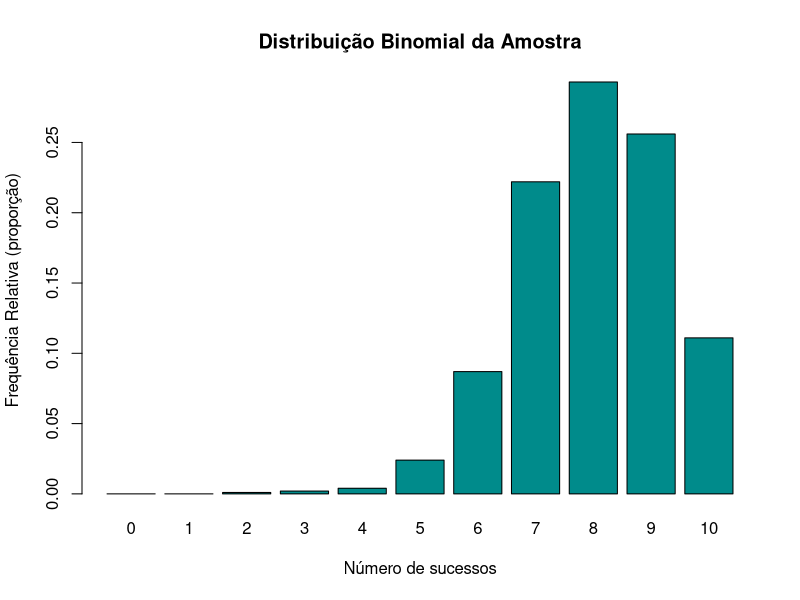
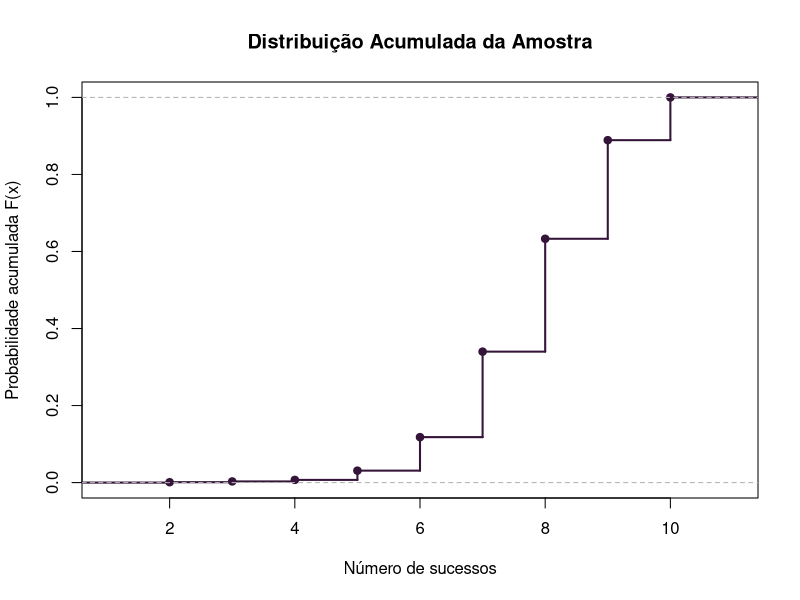
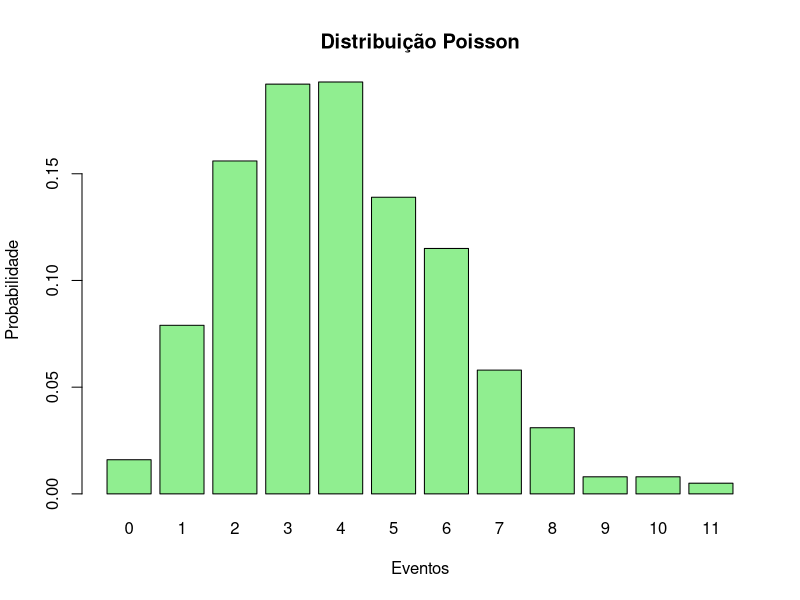
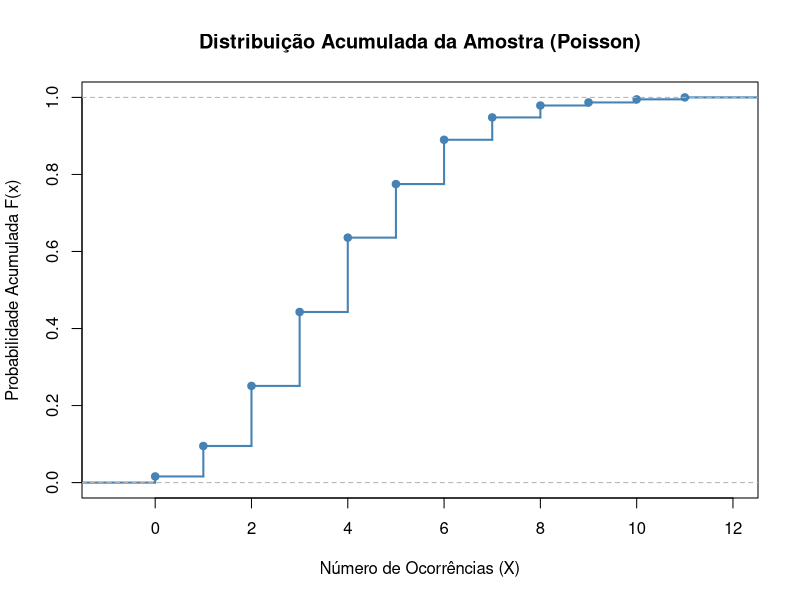
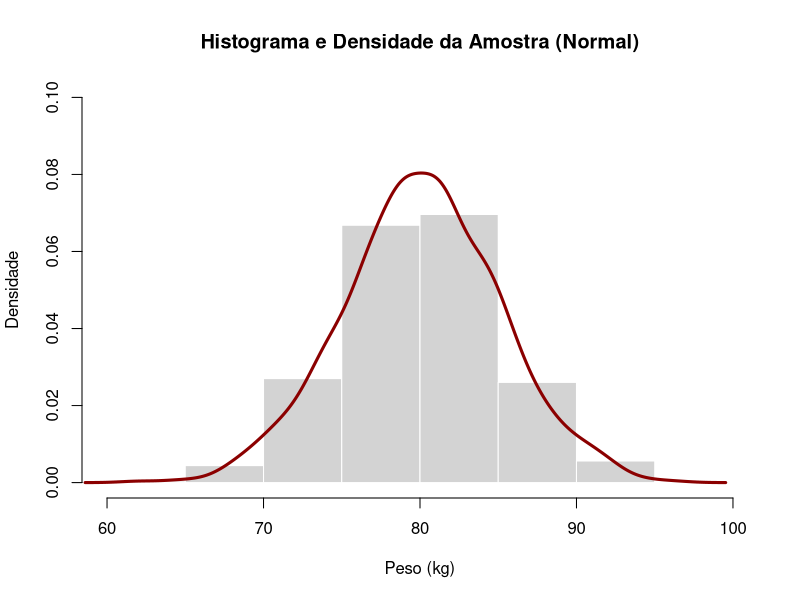

The R script that drew these images, in order: (Note: this script raises an error after producing the figures.)
# Questão 1 - Distribuição Binomial

#GERAR A AMOSTRA E DEFINIÇÃO DOS PARÂMETROS
x_amostra <- 1000
ensaios <- 10
prob_sucessos <- 0.8

#Amostra Binomial 
amostra <- rbinom(n = x_amostra, size = ensaios, prob = prob_sucessos)
amostra

tabela_proporcoes <- table(factor(amostra, levels = 0:ensaios)) / x_amostra

#GRÁFICO 1: DISTRIBUIÇÃO DA AMOSTRA (Frequência Relativa)
barplot(tabela_proporcoes,
        main = "Distribuição Binomial da Amostra", 
        xlab = "Número de sucessos", 
        ylab = "Frequência Relativa (proporção)",
        col = "#008B8B",
        border = "black")

# GRÁFICO 2: DISTRIBUIÇÃO ACUMULADA DA AMOSTRA

acumulada_empirica <- ecdf(amostra)

plot(acumulada_empirica,
     main = "Distribuição Acumulada da Amostra",
     xlab = "Número de sucessos",
     ylab = "Probabilidade acumulada F(x)",
     col = "#341539",
     lwd = 2, 
     verticals = TRUE,
     do.points = TRUE)

# ---------------------------------------------------------------------------------------------------------------
# Questão 2

# parâmetros
y <- 1000
media_lambda <- 4

# gerando amostra poisson
amostra_pois <- rpois(n = y, lambda = media_lambda)
amostra_pois

# FREQUÊNCIA RELATIVA - DISTRIBUIÇÃO DA AMOSTRA
limite_superior <- max(amostra_pois)

tabela_proporcoes <- table(factor(amostra_pois, levels = 0:limite_superior)) / y

# gráfico distribuição Poisson
barplot(tabela_proporcoes,
        col = "lightgreen",
        main = "Distribuição Poisson",
        xlab = "Eventos",
        ylab = "Probabilidade")

# GRÁFICO - Distribuição acumulada
acumulada_empirica <- ecdf(amostra_pois)

plot(acumulada_empirica, 
     main = "Distribuição Acumulada da Amostra (Poisson)",
     xlab = "Número de Ocorrências (X)", 
     ylab = "Probabilidade Acumulada F(x)",
     col = "#4682B4",
     lwd = 2,
     verticals = TRUE, 
     do.points = TRUE)


# Questão 3

# DEFINIÇÃO DOS PARÂMETROS
n_amostra <- 1000  
media     <- 80    
desvio    <- 5

# GERAR A AMOSTRA NORMAL
amostra_normal <- rnorm(n = n_amostra, mean = media, sd = desvio)
amostra_normal


# HISTOGRAMA E CURVA DE DENSIDADE (Tudo no mesmo gráfico)
hist(amostra_normal, 
     prob = TRUE,
     main = "Histograma e Densidade da Amostra (Normal)",
     xlab = "Peso (kg)", 
     ylab = "Densidade",
     col = "lightgray", 
     border = "white",
     ylim = c(0, 0.1))

# Densidade empírica dos dados da amostra
densidade_amostra <- density(amostra_normal)

lines(densidade_amostra, 
      col = "darkred", 
      lwd = 3)

#Questão 4

# Parâmetros
n_relatorios <- 20
p_acerto <- 0.85
meta_acertos <- 20 * 0.80 

# Cálculo da probabilidade de P(X >= 16)
prob_satisfatorio <- pbinom(meta_acertos - 1, size = n_relatorios, prob = p_acerto, lower.tail = FALSE)

# Exibe o resultado
print(prob_satisfatorio)


# Questão 5

# P(X >= 2) = 1 - P(X <= 1)
prob_a <- ppois(q = 1, lambda = 2, lower.tail = FALSE)
print(prob_a)

#Questão 5 item B
# P(X >= 5) = 1 - P(X <= 4)
prob_b <- ppois(q = 4, lambda = 2, lower.tail = FALSE)
print(prob_b)

# Questão 6

# item a - P(X > 1900)
prob_a_six <- pnorm(q = 1900, mean = 2060, sd = 150, lower.tail = FALSE)
print(prob_a_six)

# item b - P(1800 < X < 1900)
prob_b_six <- pnorm(q = 1900, mean = 2060, sd = 150) - pnorm(q = 1800, mean = 2060, sd = 150)
print(prob_b_six)

# item c - conhecemos a probabilidade - quantil
# Encontrar o valor de X para P(X < x) = 0.025
horas_minimas <- qnorm(p = 0.025, mean = 2060, sd = 150)
print(horas_minimas)

# item d - Distribuição binomial - sucesso (Normal) - 4 tentativas
p_sucesso <- pnorm(q = 1800, mean = 2060, sd = 150, lower.tail = FALSE)

prob_d <- pbinom(q = 1, size = 4, prob = p_sucesso)
print(prob_d)

# Questão 7
# item a - P(X < 2)
prob_1 <- pnorm(q = 2, mean = 2.5, sd = 0.4)
print(prob_1)

# item b - P(2 < X < 3) - P(X <= 3) - P(X <= 2)
prob_2 <- pnorm(q = 3, mean = 2.5, sd = 0.4) - pnorm(q = 2, mean = 2.5, sd = 0.4)
print(prob_2)

# item c - (X > 3.2)
prob_lenta <- pnorm(q = 3.2, mean = 2.5, sd = 0.4, lower.tail = FALSE)
print(prob_lenta)

#item d - média (valor esperado) - prob sucesso
# Valor Esperado = n * p
total_consultas <- 500
media_lentas <- total_consultas * prob_lenta
print(media_lentas)

# item e - prob acumulada - temp corresp segundos - quantil - P(X <= x) = 0.90
tempo_90 <- qnorm(p = 0.90, mean = 2.5, sd = 0.4)
print(tempo_90)

# Questão 8 - Função para cálculo do tamanho da amostra (População Finita)
calcular_n_finito <- function(N, e, alpha, p_hat) {
  
  Z <- qnorm(1 - alpha / 2)
  
  numerador <- N * p_hat * (1 - p_hat) * (Z^2)
  denominador <- (N - 1) * (e^2) + p_hat * (1 - p_hat) * (Z^2)
  
  n_bruto <- numerador / denominador
  
  n_final <- ceiling(n_bruto)
  
  return(n_final)
}

# --- EXEMPLO DE USO (Teste da função) ---
# Imagine uma população de 10.000 pessoas, margem de erro de 5% (0.05),
# nível de significância de 5% (alpha = 0.05) e proporção estimada de 50% (0.5).
tamanho_amostra <- calcular_n_finito(N = 10000, e = 0.05, alpha = 0.05, p_hat = 0.5)
cat("O tamanho mínimo da amostra necessário é:", tamanho_amostra, "\n")

# Questão 9


n_amostra <- 1000      
renda_media <- 3500     
variancia <- 490000    
confianca <- 0.95      

# Cálculo do desvio-padrão a partir da variância
desvio_padrao <- sqrt(variancia) 
desvio_padrao


set.seed(123)
amostra_renda <- rnorm(n = n_amostra, mean = renda_media, sd = desvio_padrao)


#MEDIDAS ESTATÍSTICAS DA AMOSTRA
media_amostral <- mean(amostra_renda)
variancia_amostral <- var(amostra_renda)
desvio_amostral <- sd(amostra_renda)
mediana_amostral <- median(amostra_renda)

cat("--- Medidas Estatísticas da Amostra ---\n")
cat("Média Estimada: R$", round(media_amostral, 2), "\n")
cat("Mediana: R$", round(mediana_amostral, 2), "\n")
cat("Variância Estimada:", round(variancia_amostral, 2), "\n")
cat("Desvio-Padrão Estimado: R$", round(desvio_amostral, 2), "\n\n")


# INTERVALO DE CONFIANÇA 
# distribuição Normal (Z)
alpha <- 1 - confianca
Z <- qnorm(1 - alpha / 2)

# Cálculo do Erro Padrão da Média
erro_padrao <- desvio_padrao / sqrt(n_amostra)

# Limites do Intervalo
limite_inferior <- media_amostral - (Z * erro_padrao)
limite_superior <- media_amostral + (Z * erro_padrao)

cat("--- Intervalo de Confiança (95%) ---\n")
cat("IC: [ R$", round(limite_inferior, 2), "; R$", round(limite_superior, 2), "]\n")

# Questão 10
N <- 1000
p_hat <- 0.01
e <- 0.025
alpha <- 0.05

# Cálculo do Z
Z <- qnorm(1 - alpha / 2)

# Aplicação da fórmula
numerador <- N * p_hat * (1 - p_hat) * Z^2
denominador <- (N - 1) * e^2 + p_hat * (1 - p_hat) * Z^2
n_bruto <- numerador / denominador

# Arredondamento por excesso
n_final <- ceiling(n_bruto)

# Exibe a resposta
cat("Tamanho mínimo da amostra por lote:", n_final, "pastilhas.\n")


# ---------------------------------------------------------------------------------------------------------------

# ANOTAÇÕES DA AULA


# gráfico acumulado
plot(y, acumulada_empirica,
     type = "b",
     pch = 19,
     col = "blue",
     main = "Distribuição Acumulada Poisson",
     xlab = "Eventos",
     ylab = "Probabilidade acumulada")


# Probabilidade acumulada
Fx <- pbinom(x, size = 11, prob = 0.35)

# Exibir probabilidades acumuladas
Fx

# Gráfico da distribuição acumulada
plot(x, Fx,
     type = "h",
     main = "Distribuição Acumulada Binomial",
     xlab = "Número de sucessos",
     ylab = "Probabilidade Acumulada",
     col = "red",
     lwd = 3)

# Probabilidade de X = 7
dbinom(7, 11, 0.35)

# Probabilidade de X > 6
1 - pbinom(5, 11, 0.35)




#Comandos trabalho 3
#Questão da lista de exercícios mas serve para o trabalho - Questão 2
# Documento que tem Binomial e Poisson - Questão 10

x = 0:17 # valores que criamos

x

média = 2.3

poisson=dpois(x, 2.3) # recebe as probabilidades de cada um dos valores - ser menor ou igual - probabilidade - x
# p (x<= 2) - exemplo

poisson

plot(x,poisson, xlab= "N◦ de erros por milímetro",ylab="Probabilidade de Poisson",main="Distribuição de Poisson")
# gráfico dos nossos valores e probabilidades que acabamos de gerar; título do gráfico; e linha - line - sem 
# ele, só vai haver os pontos que representam nossos resultados


lines(x,poisson)

#p(x<=2)=0.4231901

ppois(2,3)

# p(x=0)=0.0001234098

dpois(0,9)

#P(x>=75)=1-p(x<=74)=0.9521754

1-ppois(74,90)



# 1. DEFINIÇÃO DOS PARÂMETROS
x_amostra <- 1000  # Tamanho da amostra gerada (n observações)
media_lambda <- 4   # Taxa média de ocorrência (lambda)

# 2. GERAR A AMOSTRA POISSON



# 3. GRÁFICO 1: DISTRIBUIÇÃO DA AMOSTRA (Frequência Relativa)
# Definimos o limite do gráfico até o valor máximo encontrado na amostra




barplot(tabela_proporcoes,
        main = "Distribuição Poisson da Amostra", 
        xlab = "Número de Ocorrências (X)", 
        ylab = "Frequência Relativa (proporção)",
        , # Azul aço
        border = "black")




# ---------------------------------------------------------------------------------------------------------------

# ANOTAÇÕES DA AULA

# Valores possíveis da variável
#x <- 0:25

# Probabilidade pontual
#fx <- dbinom(x, size = 11, prob = 0.35)

# Exibir probabilidades
#fx

# Gráfico da distribuição Binomial
#plot(x, fx,
#type = "h",
#main = "Distribuição Binomial",
#xlab = "Número de sucessos",
#ylab = "Probabilidade",
#col = "blue",
#lwd = 3)
